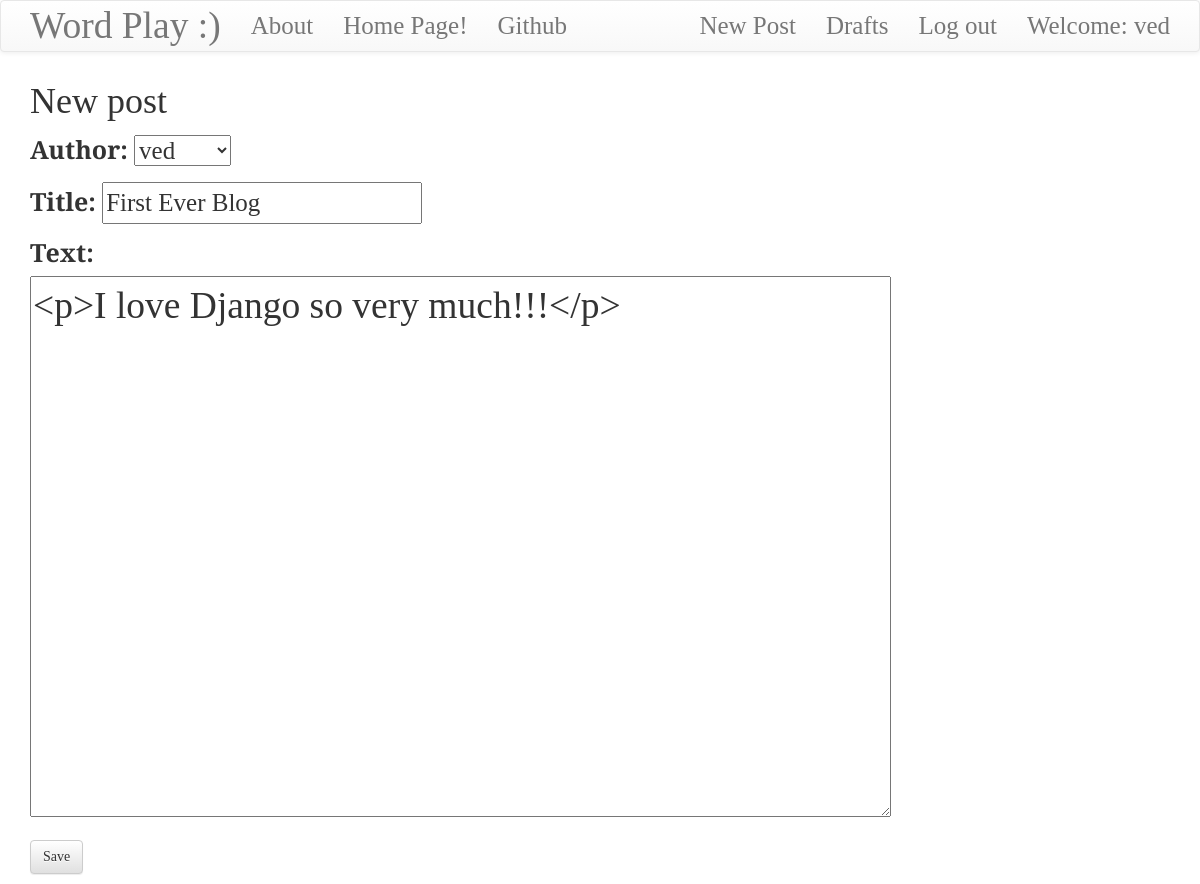
The page /post/7/edit/ (signed in) on the database its author committed.
### blog/models.py (models this page shows, shortened)
class Post(models.Model):
    author = models.ForeignKey('auth.user')
    title = models.CharField(max_length=300)
    text = models.TextField()
    created_date = models.DateTimeField(default=timezone.now)
    published_date = models.DateTimeField(blank=True,null=True)

### blog/views.py (the view)
# urls.py: url(r'^post/(?P<pk>\d+)/edit/$',views.PostUpdateView.as_view(),name='post_edit'),
class PostUpdateView(LoginRequiredMixin,UpdateView):
    model = Post
    login_url = '/login/' #if  not logged go to /login
    redirect_field_name = 'blog/post_detail.html' #
    form_class = PostForm

### blog/forms.py
class PostForm(forms.ModelForm):
    class Meta():
        model = Post
        fields = ('author','title','text')
        widgets = {
            'title':forms.TextInput(attrs={'class':'textinputclass'}),
            'text':forms.Textarea(attrs={'class':'editable medium-editor-textarea postcontent'}),
        }

### blog/templates/blog/post_form.html (shortened to what this page needs)
{% extends 'blog/base.html' %}
{% block content %}
    <h1>New post</h1>
    <form method="POST" class="post-form">
    {{form.as_p}}
    <button type="submit" class="save btn btn-default">Save</button>
    </form>
{% endblock %}

### blog/templates/blog/base.html (shortened to what this page needs)
<!DOCTYPE html>
{% load staticfiles %}
<html>
    <head>
        <link rel="stylesheet" href="https://maxcdn.bootstrapcdn.com/bootstrap/3.3.7/css/bootstrap.min.css">
        <link rel="stylesheet" href="https://maxcdn.bootstrapcdn.com/bootstrap/3.3.7/css/bootstrap-theme.min.css">
        <link rel="stylesheet" href="//cdn.jsdelivr.net/medium-editor/latest/css/medium-editor.min.css" type="text/css" media="screen" charset="utf-8">
        <link rel="stylesheet" href="{% static 'css/blog.css' %}">
<body class="techfont">
  <nav class="navbar navbar-default techfont custom-navbar">
    <div class="container">
      <ul class="nav navbar-nav">
        <li><a class='navbar-brand bigbrand' href="{% url 'post_list' %}">Word Play :)</a></li>
        <li><a href="{% url 'about'%}">About</a></li>
        <li><a href="{% url 'post_list' %}">Home Page!</a></li>
        <li><a href="https://github.com/babaramdev-py">Github</a></li>
      </ul>
      <ul class="nav navbar-nav navbar-right">
        {% if user.is_authenticated %}
        <li>
          <a href="{% url 'post_new' %}" >New Post</a>
        </li>
        <li>
          <a href="{% url 'post_draft_list' %}">Drafts</a>
        </li>
        <li>
          <a href="{% url 'logout' %}" >Log out</a>
        </li>
        <li>
          <a >Welcome: {{ user.username }}</a>
        </li>
          {% else %}
          <li><a class='nav navbar-right' href="{% url 'login' %}" ><span class="glyphicon glyphicon-user"></span></a></li>
        {% endif %}
      </ul>
  </div>
</nav>
        <div class="content container">
            <div class="row">
                <div class="col-md-8">
                  <div class="blog_posts">
                    {% block content %}
                    {% endblock %}
                  </div>
                </div>
            </div>
        </div>
</body>
</html>

### blog/static/css/blog.css (style rules this page uses)
.techfont { font-family: 'Cormorant', serif; font-size: 25px; margin-bottom: 10px; }
.postcontent { font-family: 'Cormorant', serif; font-size: 1.5em; }
.bigbrand { font-size: 1.5em; }

### rows shown on the page
Post: author "ved", title "First Ever Blog", text "<p>I love Django so very much!!!</p>"

### other values the page prints
{{ user.username }} "ved"
